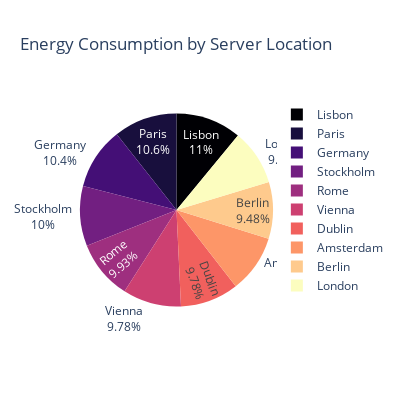

The cell this chart's notebook holds for it:
### Code cell
# 8. Energy Consumption distribution by Server Location

# Group by location and sum the emissions
location_emissions = energy_df.groupby('Server Location')['Energy Consumption (kWh)'].sum().reset_index()

fig = px.pie(
    location_emissions,
    names='Server Location',
    values='Energy Consumption (kWh)',
    title='Energy Consumption by Server Location',
    color_discrete_sequence=px.colors.sequential.Magma,
    width=400, height=400
)

fig.update_traces(
    textinfo='percent+label',
    hovertemplate='<b>%{label}</b><br>Total Energy Consumption(kWh): %{value:.2f}<extra></extra>'
)

fig.show()

### Figure 1 — Plotly figure (JSON) as saved in the notebook; plotly's stock layout.template omitted (floating-point values rounded to 4 significant figures)
{"data": [{"domain": {"x": [0, 1], "y": [0, 1]}, "hovertemplate": "<b>%{label}</b><br>Total Energy Consumption(kWh): %{value:.2f}<extra></extra>", "labels": ["Amsterdam", "Berlin", "Dublin", "Germany", "Lisbon", "London", "Paris", "Rome", "Stockholm", "Vienna"], "legendgroup": "", "name": "", "showlegend": true, "textinfo": "percent+label", "type": "pie", "values": [241700.0, 237000.0, 244400.0, 259500.0, 274500.0, 233600.0, 265600.0, 248100.0, 250500.0, 244500.0]}], "layout": {"height": 400, "legend": {"tracegroupgap": 0}, "piecolorway": ["#000004", "#180f3d", "#440f76", "#721f81", "#9e2f7f", "#cd4071", "#f1605d", "#fd9668", "#feca8d", "#fcfdbf"], "title": {"text": "Energy Consumption by Server Location"}, "width": 400}}
